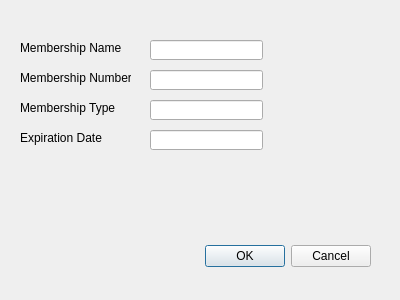
<?xml version="1.0" encoding="UTF-8"?>
<ui version="4.0">
 <class>AddDialog</class>
 <widget class="QDialog" name="AddDialog">
  <property name="geometry">
   <rect>
    <x>0</x>
    <y>0</y>
    <width>400</width>
    <height>300</height>
   </rect>
  </property>
  <property name="windowTitle">
   <string>Dialog</string>
  </property>
  <widget class="QDialogButtonBox" name="buttonBox">
   <property name="geometry">
    <rect>
     <x>30</x>
     <y>240</y>
     <width>341</width>
     <height>32</height>
    </rect>
   </property>
   <property name="orientation">
    <enum>Qt::Horizontal</enum>
   </property>
   <property name="standardButtons">
    <set>QDialogButtonBox::Cancel|QDialogButtonBox::Ok</set>
   </property>
  </widget>
  <widget class="QLabel" name="label_2">
   <property name="geometry">
    <rect>
     <x>20</x>
     <y>70</y>
     <width>111</width>
     <height>16</height>
    </rect>
   </property>
   <property name="text">
    <string>Membership Number</string>
   </property>
  </widget>
  <widget class="QLabel" name="label_3">
   <property name="geometry">
    <rect>
     <x>20</x>
     <y>100</y>
     <width>111</width>
     <height>16</height>
    </rect>
   </property>
   <property name="text">
    <string>Membership Type</string>
   </property>
  </widget>
  <widget class="QLabel" name="label_4">
   <property name="geometry">
    <rect>
     <x>20</x>
     <y>40</y>
     <width>111</width>
     <height>16</height>
    </rect>
   </property>
   <property name="text">
    <string>Membership Name</string>
   </property>
  </widget>
  <widget class="QLabel" name="label_5">
   <property name="geometry">
    <rect>
     <x>20</x>
     <y>130</y>
     <width>111</width>
     <height>16</height>
    </rect>
   </property>
   <property name="text">
    <string>Expiration Date</string>
   </property>
  </widget>
  <widget class="QLineEdit" name="txt_name">
   <property name="geometry">
    <rect>
     <x>150</x>
     <y>40</y>
     <width>113</width>
     <height>20</height>
    </rect>
   </property>
  </widget>
  <widget class="QLineEdit" name="txt_num">
   <property name="geometry">
    <rect>
     <x>150</x>
     <y>70</y>
     <width>113</width>
     <height>20</height>
    </rect>
   </property>
  </widget>
  <widget class="QLineEdit" name="txt_type">
   <property name="geometry">
    <rect>
     <x>150</x>
     <y>100</y>
     <width>113</width>
     <height>20</height>
    </rect>
   </property>
  </widget>
  <widget class="QLineEdit" name="txt_date">
   <property name="geometry">
    <rect>
     <x>150</x>
     <y>130</y>
     <width>113</width>
     <height>20</height>
    </rect>
   </property>
  </widget>
 </widget>
 <resources/>
 <connections>
  <connection>
   <sender>buttonBox</sender>
   <signal>accepted()</signal>
   <receiver>AddDialog</receiver>
   <slot>accept()</slot>
   <hints>
    <hint type="sourcelabel">
     <x>248</x>
     <y>254</y>
    </hint>
    <hint type="destinationlabel">
     <x>157</x>
     <y>274</y>
    </hint>
   </hints>
  </connection>
  <connection>
   <sender>buttonBox</sender>
   <signal>rejected()</signal>
   <receiver>AddDialog</receiver>
   <slot>reject()</slot>
   <hints>
    <hint type="sourcelabel">
     <x>316</x>
     <y>260</y>
    </hint>
    <hint type="destinationlabel">
     <x>286</x>
     <y>274</y>
    </hint>
   </hints>
  </connection>
 </connections>
</ui>
